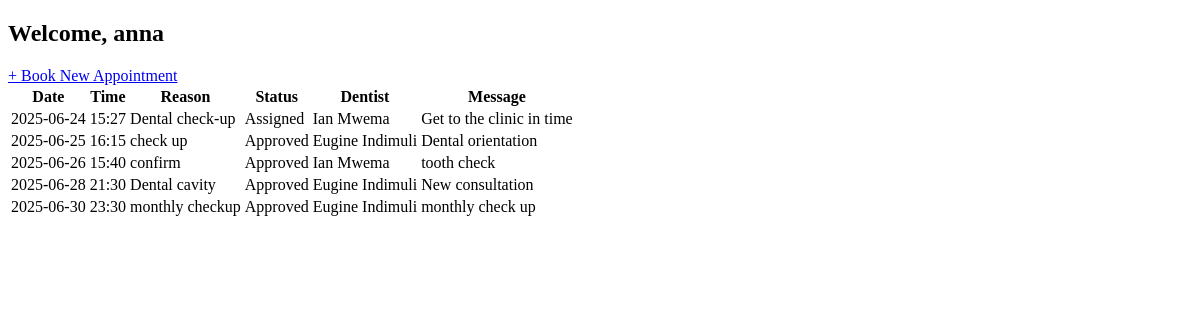
The page /dashboard (signed in) on the database its author committed.
### app/models.py (models this page shows, shortened)
class User(UserMixin, db.Model):
    id = db.Column(db.Integer, primary_key=True)
    name = db.Column(db.String(120))
    email = db.Column(db.String(120), unique=True)
    password_hash = db.Column(db.String(128))
    role = db.Column(db.String(10), default='patient')  # patient or admin

class Appointment(db.Model):
    id = db.Column(db.Integer, primary_key=True)
    patient_id = db.Column(db.Integer, db.ForeignKey('user.id'))
    date = db.Column(db.Date, nullable=False)
    time = db.Column(db.Time, nullable=False)
    reason = db.Column(db.String(255), nullable=False)
    status = db.Column(db.String(50), default='Pending')
    dentist = db.Column(db.String(100))
    message = db.Column(db.Text)
    patient = db.relationship('User', backref='appointments', foreign_keys=[patient_id])

### app/routes.py (the view)
@main.route('/dashboard')
@login_required
def dashboard():
    if current_user.role != 'patient':
        return redirect(url_for('main.admin_dashboard'))
    appointments = Appointment.query.filter_by(patient_id=current_user.id).all()
    return render_template('dashboard.html', appointments=appointments, name=current_user.name)

### app/routes.py (called while the page is built)
@login_manager.user_loader
def load_user(user_id):
    return User.query.get(int(user_id))

### app/templates/dashboard.html
{% extends "base.html" %}
{% block content %}
  <h2>Welcome, {{ name }}</h2>
  <a href="{{ url_for('main.book') }}">+ Book New Appointment</a>
  {% if appointments %}
    <table>
        <thead>
            <tr>
                <th>Date</th>
                <th>Time</th>
                <th>Reason</th>
                <th>Status</th>
                <th>Dentist</th>
                <th>Message</th>
            </tr>
        </thead>
        <tbody>
            {% for appointment in appointments %}
            <tr>
                <td>{{ appointment.date.strftime('%Y-%m-%d') }}</td>
                <td>{{ appointment.time.strftime('%H:%M') }}</td>
                <td>{{ appointment.reason }}</td>
                <td>{{ appointment.status }}</td>
                <td>{{ appointment.dentist or 'Pending' }}</td>
                <td>{{ appointment.message or 'No message yet' }}</td>
            </tr>
            {% endfor %}
        </tbody>
    </table>
{% else %}
    <p>You have no appointments yet.</p>
{% endif %}
{% endblock %}

### rows shown on the page
User: name "anna"
Appointment: date "2025-06-24", time "15:27", reason "Dental check-up", status "Assigned", dentist "Ian Mwema", message "Get to the clinic in time"
Appointment: date "2025-06-25", time "16:15", reason "check up", status "Approved", dentist "Eugine Indimuli", message "Dental orientation"
Appointment: date "2025-06-26", time "15:40", reason "confirm", status "Approved", dentist "Ian Mwema", message "tooth check"
Appointment: date "2025-06-28", time "21:30", reason "Dental cavity", status "Approved", dentist "Eugine Indimuli", message "New consultation"
Appointment: date "2025-06-30", time "23:30", reason "monthly checkup", status "Approved", dentist "Eugine Indimuli", message "monthly check up"
